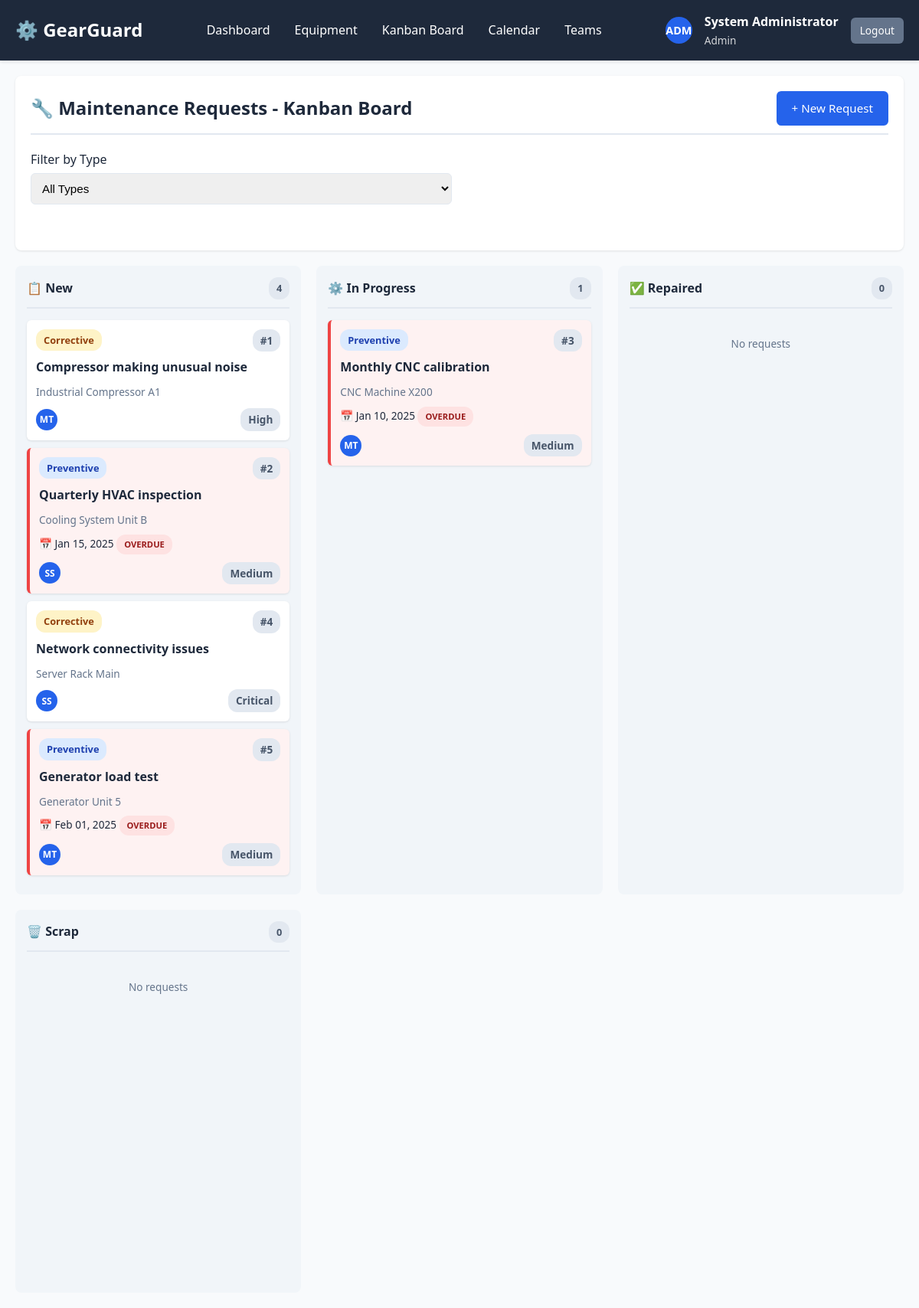
Screenshot of /views/requests/kanban.php (signed in) with the database file from the repository.
### tables this page shows
CREATE TABLE maintenance_requests (
    id INT AUTO_INCREMENT PRIMARY KEY,
    equipment_id INT NOT NULL,
    request_type ENUM('Corrective', 'Preventive') NOT NULL,
    title VARCHAR(200) NOT NULL,
    description TEXT NOT NULL,
    priority ENUM('Low', 'Medium', 'High', 'Critical') DEFAULT 'Medium',
    state ENUM('New', 'In Progress', 'Repaired', 'Scrap') NOT NULL DEFAULT 'New',
    maintenance_team_id INT,
    assigned_technician_id INT,
    scheduled_date DATE,
    started_at DATETIME,
    completed_at DATETIME,
    duration_minutes INT,
    notes TEXT,
    created_by INT NOT NULL,
    created_at TIMESTAMP DEFAULT CURRENT_TIMESTAMP,
    updated_at TIMESTAMP DEFAULT CURRENT_TIMESTAMP ON UPDATE CURRENT_TIMESTAMP,
    FOREIGN KEY (equipment_id) REFERENCES equipment(id) ON DELETE CASCADE,
    FOREIGN KEY (maintenance_team_id) REFERENCES maintenance_teams(id) ON DELETE SET NULL,
    FOREIGN KEY (assigned_technician_id) REFERENCES users(id) ON DELETE SET NULL,
    FOREIGN KEY (created_by) REFERENCES users(id) ON DELETE CASCADE,
    INDEX idx_equipment (equipment_id),
    INDEX idx_state (state),
    INDEX idx_type (request_type),
    INDEX idx_scheduled (scheduled_date),
    INDEX idx_team (maintenance_team_id),
    INDEX idx_technician (assigned_technician_id)
);

CREATE TABLE equipment (
    id INT AUTO_INCREMENT PRIMARY KEY,
    name VARCHAR(100) NOT NULL,
    serial_number VARCHAR(100) UNIQUE NOT NULL,
    category VARCHAR(50) NOT NULL,
    department VARCHAR(50) NOT NULL,
    assigned_employee VARCHAR(100),
    purchase_date DATE,
    warranty_expiry DATE,
    physical_location VARCHAR(200),
    default_maintenance_team_id INT,
    default_technician_id INT,
    status ENUM('Active', 'Scrapped') NOT NULL DEFAULT 'Active',
    created_at TIMESTAMP DEFAULT CURRENT_TIMESTAMP,
    updated_at TIMESTAMP DEFAULT CURRENT_TIMESTAMP ON UPDATE CURRENT_TIMESTAMP,
    FOREIGN KEY (default_maintenance_team_id) REFERENCES maintenance_teams(id) ON DELETE SET NULL,
    FOREIGN KEY (default_technician_id) REFERENCES users(id) ON DELETE SET NULL,
    INDEX idx_serial (serial_number),
    INDEX idx_status (status),
    INDEX idx_category (category),
    INDEX idx_department (department)
);

CREATE TABLE users (
    id INT AUTO_INCREMENT PRIMARY KEY,
    username VARCHAR(50) UNIQUE NOT NULL,
    email VARCHAR(100) UNIQUE NOT NULL,
    password VARCHAR(255) NOT NULL,
    full_name VARCHAR(100) NOT NULL,
    role ENUM('admin', 'manager', 'technician', 'normal_user') NOT NULL DEFAULT 'normal_user',
    avatar_initials VARCHAR(3),
    created_at TIMESTAMP DEFAULT CURRENT_TIMESTAMP,
    updated_at TIMESTAMP DEFAULT CURRENT_TIMESTAMP ON UPDATE CURRENT_TIMESTAMP,
    INDEX idx_role (role),
    INDEX idx_username (username)
);

### config/database.php (called while the page is built, shortened)
<?php
class Database {
    private static $instance = null;
    private $connection;
    private $host = "localhost";
    private $db_name = "gearguard";
    private $username = "root";
    private $password = "";
    private function __construct() {
        try {
            $this->connection = new PDO(
                "mysql:host=" . $this->host . ";dbname=" . $this->db_name,
                $this->username,
                $this->password
            );
            $this->connection->setAttribute(PDO::ATTR_ERRMODE, PDO::ERRMODE_EXCEPTION);
            $this->connection->setAttribute(PDO::ATTR_DEFAULT_FETCH_MODE, PDO::FETCH_ASSOC);
        } catch(PDOException $e) {
            die("Connection Error: " . $e->getMessage());
        }
    }
    public static function getInstance() {
        if (self::$instance === null) {
            self::$instance = new self();
        }
        return self::$instance;
    }
    public function getConnection() {
        return $this->connection;
    }
}

### models/MaintenanceRequest.php (called while the page is built, shortened)
<?php
require_once __DIR__ . '/../config/database.php';
class MaintenanceRequest {
    private $conn;
    public function __construct() {
        $this->db = Database::getInstance();
        $this->conn = $this->db->getConnection();
    }
    public function getAll($filters = []) {
        $sql = "SELECT mr.*,
                e.name as equipment_name, e.serial_number,
                mt.name as team_name,
                u.full_name as technician_name, u.avatar_initials
                FROM maintenance_requests mr
                INNER JOIN equipment e ON mr.equipment_id = e.id
                LEFT JOIN maintenance_teams mt ON mr.maintenance_team_id = mt.id
                LEFT JOIN users u ON mr.assigned_technician_id = u.id
                WHERE 1=1";
        $sql .= " ORDER BY mr.created_at DESC";
        try {
            $stmt = $this->conn->prepare($sql);
            $stmt->execute();
            return $stmt->fetchAll();
        } catch(PDOException $e) {
            return [];
        }
    }
    public function getKanbanData($filters = []) {
        $requests = $this->getAll($filters);
        $kanban = [
            'New' => [],
            'In Progress' => [],
            'Repaired' => [],
            'Scrap' => []
        ];
        foreach ($requests as $request) {
            $request['is_overdue'] = false;
            if (!empty($request['scheduled_date']) &&
                $request['state'] !== 'Repaired' &&
                $request['state'] !== 'Scrap') {
                $scheduled = strtotime($request['scheduled_date']);
                $today = strtotime('today');
                $request['is_overdue'] = $scheduled < $today;
            }
            $kanban[$request['state']][] = $request;
        }
        return $kanban;
    }
}

### views/requests/kanban.php (the view, shortened to what this page needs)
<?php
require_once __DIR__ . '/../../models/MaintenanceRequest.php';
$requestModel = new MaintenanceRequest();
$filters = [];
$kanban_data = $requestModel->getKanbanData($filters);
include __DIR__ . '/../includes/header.php';
?>
<div class="container">
    <div class="card">
        <div class="card-header flex-between">
            <h2 class="card-title">🔧 Maintenance Requests - Kanban Board</h2>
            <a href="create.php" class="btn btn-primary">+ New Request</a>
        </div>
        <form method="GET" action="" style="margin-bottom: 20px;">
            <div class="form-row">
                <div class="form-group">
                    <label>Filter by Type</label>
                    <select name="type" class="form-control" onchange="this.form.submit()">
                        <option value="">All Types</option>
                    </select>
                </div>
                <div class="form-group">
                    <label>&nbsp;</label>
                </div>
            </div>
        </form>
    </div>
    <div class="kanban-board">
        <?php
        $states = ['New', 'In Progress', 'Repaired', 'Scrap'];
        $state_icons = [
            'New' => '📋',
            'In Progress' => '⚙️',
            'Repaired' => '✅',
            'Scrap' => '🗑️'
        ];
        foreach ($states as $state):
            $requests = $kanban_data[$state];
            $count = count($requests);
        ?>
        <div class="kanban-column" data-state="<?php echo $state; ?>">
            <div class="kanban-column-header">
                <span><?php echo $state_icons[$state]; ?> <?php echo $state; ?></span>
                <span class="badge badge-secondary"><?php echo $count; ?></span>
            </div>
            <div class="kanban-cards-container">
                <?php if (empty($requests)): ?>
                    <p class="text-muted text-sm text-center" style="padding: 20px;">No requests</p>
                <?php else: ?>
                    <?php foreach ($requests as $request): ?>
                        <div class="kanban-card <?php echo $request['is_overdue'] ? 'overdue' : ''; ?>"
                             data-request-id="<?php echo $request['id']; ?>"
                             data-current-state="<?php echo $state; ?>"
                             onclick="window.location.href='view.php?id=<?php echo $request['id']; ?>'">
                            <div style="display: flex; justify-content: space-between; align-items: start; margin-bottom: 8px;">
                                <span class="badge badge-<?php echo $request['request_type'] === 'Preventive' ? 'info' : 'warning'; ?>">
                                    <?php echo $request['request_type']; ?>
                                </span>
                                <span class="badge badge-secondary text-sm">#<?php echo $request['id']; ?></span>
                            </div>
                            <div class="kanban-card-title">
                                <?php echo htmlspecialchars($request['title']); ?>
                            </div>
                            <div class="text-sm text-muted" style="margin: 8px 0;">
                                <?php echo htmlspecialchars($request['equipment_name']); ?>
                            </div>
                            <?php if ($request['scheduled_date']): ?>
                                <div class="text-sm" style="margin: 5px 0;">
                                    📅 <?php echo date('M d, Y', strtotime($request['scheduled_date'])); ?>
                                    <?php if ($request['is_overdue']): ?>
                                        <span class="badge badge-danger" style="font-size: 0.7rem;">OVERDUE</span>
                                    <?php endif; ?>
                                </div>
                            <?php endif; ?>
                            <div class="kanban-card-meta">
                                <div>
                                    <?php if ($request['technician_name']): ?>
                                        <div class="technician-avatar-small" title="<?php echo htmlspecialchars($request['technician_name']); ?>">
                                            <?php echo $request['avatar_initials']; ?>
                                        </div>
                                    <?php endif; ?>
                                </div>
                                <span class="badge badge-secondary text-sm"><?php echo $request['priority']; ?></span>
                            </div>
                        </div>
                    <?php endforeach; ?>
                <?php endif; ?>
            </div>
        </div>
        <?php endforeach; ?>
    </div>
</div>
<?php include __DIR__ . '/../includes/footer.php'; ?>

### assets/css/style.css (style rules this page uses)
:root { --primary-color: #2563eb; --secondary-color: #64748b; --success-color: #10b981; --warning-color: #f59e0b; --danger-color: #ef4444; --dark-color: #1e293b; --light-color: #f8fafc; --border-color: #e2e8f0; }
* { margin: 0; padding: 0; box-sizing: border-box; }
body { font-family: 'Segoe UI', Tahoma, Geneva, Verdana, sans-serif; background-color: var(--light-color); color: var(--dark-color); line-height: 1.6; }
.container { max-width: 1200px; margin: 0 auto; padding: 20px; }
.card { background: white; border-radius: 8px; box-shadow: 0 1px 3px rgba(0,0,0,0.1); padding: 20px; margin-bottom: 20px; }
.card-header { display: flex; justify-content: space-between; align-items: center; margin-bottom: 20px; padding-bottom: 10px; border-bottom: 2px solid var(--border-color); }
.card-title { font-size: 1.5rem; font-weight: 600; }
.btn { display: inline-block; padding: 10px 20px; border: none; border-radius: 6px; cursor: pointer; font-size: 0.95rem; text-decoration: none; transition: all 0.3s; font-weight: 500; }
.btn-primary { background: var(--primary-color); color: white; }
.form-group { margin-bottom: 20px; }
.form-group label { display: block; margin-bottom: 5px; font-weight: 500; color: var(--dark-color); }
.form-control { width: 100%; padding: 10px; border: 1px solid var(--border-color); border-radius: 6px; font-size: 0.95rem; }
select.form-control { cursor: pointer; }
.form-row { display: grid; grid-template-columns: repeat(auto-fit, minmax(250px, 1fr)); gap: 20px; }
.badge { display: inline-block; padding: 4px 10px; border-radius: 12px; font-size: 0.8rem; font-weight: 600; }
.badge-danger { background: #fee2e2; color: #991b1b; }
.badge-warning { background: #fef3c7; color: #92400e; }
.badge-info { background: #dbeafe; color: #1e40af; }
.badge-secondary { background: #e2e8f0; color: #475569; }
.kanban-board { display: grid; grid-template-columns: repeat(auto-fit, minmax(280px, 1fr)); gap: 20px; margin-top: 20px; }
.kanban-column { background: #f1f5f9; border-radius: 8px; padding: 15px; min-height: 500px; }
.kanban-column-header { font-weight: 600; margin-bottom: 15px; padding-bottom: 10px; border-bottom: 2px solid var(--border-color); display: flex; justify-content: space-between; align-items: center; }
.kanban-card { background: white; border-radius: 6px; padding: 12px; margin-bottom: 10px; box-shadow: 0 1px 3px rgba(0,0,0,0.1); cursor: move; transition: all 0.3s; }
.kanban-card.overdue { border-left: 4px solid var(--danger-color); background: #fef2f2; }
.kanban-card-title { font-weight: 600; margin-bottom: 8px; }
.kanban-card-meta { display: flex; justify-content: space-between; align-items: center; margin-top: 10px; font-size: 0.85rem; color: var(--secondary-color); }
.technician-avatar-small { width: 28px; height: 28px; border-radius: 50%; background: var(--primary-color); display: flex; align-items: center; justify-content: center; color: white; font-size: 0.75rem; font-weight: bold; }
.text-center { text-align: center; }
.flex-between { display: flex; justify-content: space-between; align-items: center; }
.text-muted { color: var(--secondary-color); }
.text-sm { font-size: 0.85rem; }

### rows the page displays
maintenance_requests: request_type "Corrective", id "1", title "Compressor making unusual noise", equipment.name "Industrial Compressor A1", assigned_technician.avatar_initials "MT", priority "High"
maintenance_requests: request_type "Preventive", id "2", title "Quarterly HVAC inspection", equipment.name "Cooling System Unit B", scheduled_date "Jan 15, 2025", shows "OVERDUE", assigned_technician.avatar_initials "SS", priority "Medium"
maintenance_requests: request_type "Corrective", id "4", title "Network connectivity issues", equipment.name "Server Rack Main", assigned_technician.avatar_initials "SS", priority "Critical"
maintenance_requests: request_type "Preventive", id "5", title "Generator load test", equipment.name "Generator Unit 5", scheduled_date "Feb 01, 2025", shows "OVERDUE", assigned_technician.avatar_initials "MT", priority "Medium"
maintenance_requests: request_type "Preventive", id "3", title "Monthly CNC calibration", equipment.name "CNC Machine X200", scheduled_date "Jan 10, 2025", shows "OVERDUE", assigned_technician.avatar_initials "MT", priority "Medium"

### other values shown
APP_NAME "GearGuard"
$_SESSION['avatar_initials'] "ADM"
$_SESSION['full_name'] "System Administrator"
str_replace('_', ' ', $_SESSION['role']) "Admin"
$state_icons[$state] "📋"
$state "New"
$count "4"
$state_icons[$state] "⚙️"
$state "In Progress"
$count "1"
$state_icons[$state] "✅"
$state "Repaired"
$count "0"
$state_icons[$state] "🗑️"
$state "Scrap"
